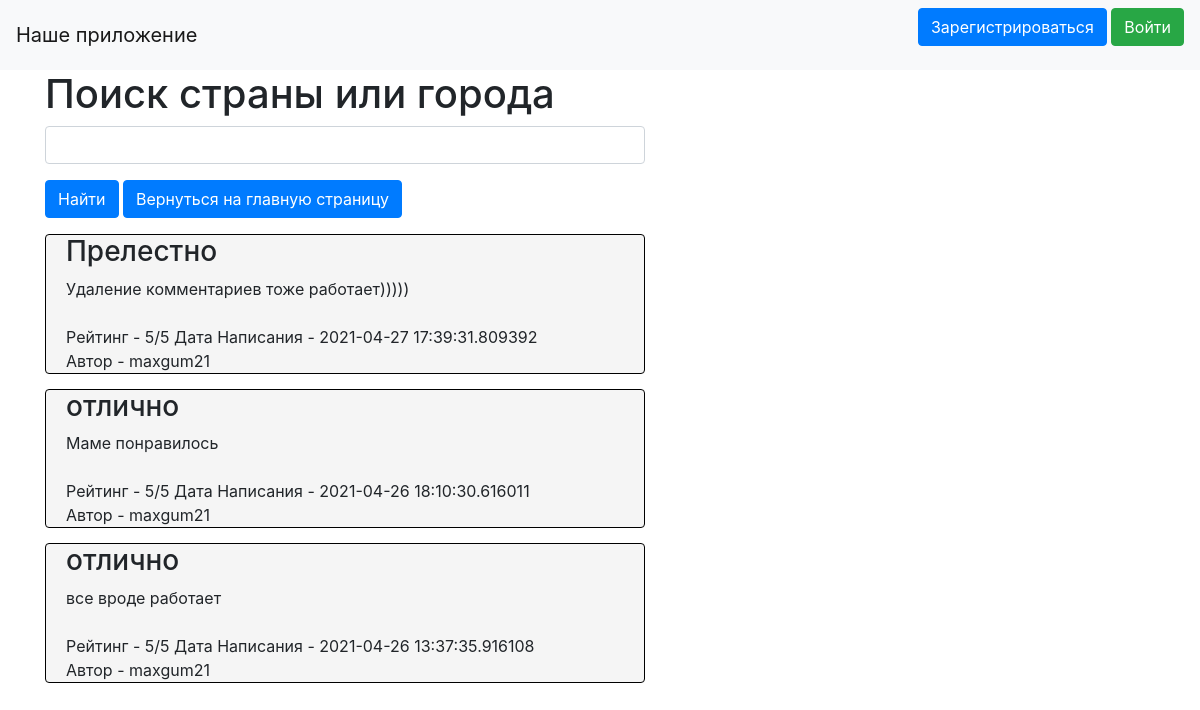
/map_compiler, run on an earlier commit of the app's database.
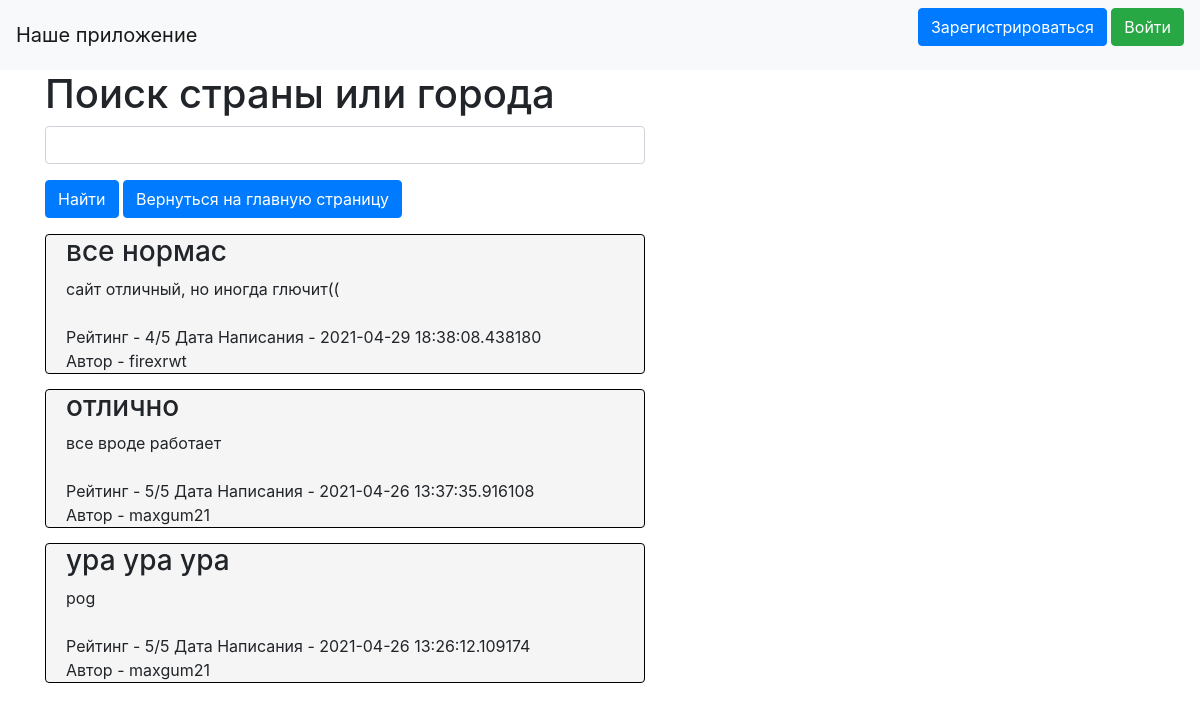
And on a later commit of the database.
### review_db/data/ratings.py (models this page shows, shortened)
class Rating(SqlAlchemyBase, UserMixin, SerializerMixin):
    __tablename__ = 'comments'
    id = sql.Column(sql.Integer, autoincrement=True, primary_key=True)
    comment_top = sql.Column(sql.String, nullable=True)
    comment_bottom = sql.Column(sql.String, nullable=True)
    rating = sql.Column(sql.Integer, nullable=False)
    post_date = sql.Column(sql.DateTime, default=datetime.datetime)
    creator = sql.Column(sql.Integer, sql.ForeignKey("users.id"))
    user = orm.relation('User')

### review_db/data/users.py (models this page shows, shortened)
class User(SqlAlchemyBase, UserMixin, SerializerMixin):
    __tablename__ = 'users'
    id = sql.Column(sql.Integer, autoincrement=True, primary_key=True)
    nickname = sql.Column(sql.String, unique=True, nullable=True)
    email = sql.Column(sql.String, unique=True, index=True, nullable=True)
    name = sql.Column(sql.String, nullable=True)
    hash_password = sql.Column(sql.String, nullable=True)
    comment = orm.relation('Rating', back_populates='user')

### main.py (the view, shortened to what this page needs)
@app.route('/map_compiler', methods=['POST', 'GET'])
def map_compiler():
    form = _MapForms.MapForm()
    country_name = form.country.data
    session = review_session.create_session()
    img_src = None
    message = ''
    flag = False
    comms = list(session.query(ratings.Rating).all())[::-1]
    if form.return_to_main.data:
        return redirect(url_for('main_page'))
    return render_template('map_compiler.html', form=form, title='Поиск страны', flag=flag, img_src=img_src,
                           comments=comms, message=message)

### review_db/data/_MapForms.py
class MapForm(FlaskForm):
    country = StringField('Какую страну вы бы хотели увидеть?')
    submit = SubmitField('Найти')
    return_to_main = SubmitField('Вернуться на главную страницу')

### review_db/data/review_session.py (called while the page is built)
def create_session() -> Session:
    global __factory
    return __factory()

### templates/map_compiler.html (shortened to what this page needs)
{% extends "base.html" %}
{% block content %}
<h1>Поиск страны или города</h1>
<form action="" method="post">
    <p>
        {{ form.country(class="form-control search_bar") }}
    </p>
    <p>
        {{ form.submit(type="submit", class="btn btn-primary") }}
        {{ form.return_to_main(type="submit", class="btn btn-primary") }}
    </p>
    <p>
        {% for item in comments %}
            <div class="col-md6 border rounded">
                <h3 class="comment-offset">{{item.comment_top}}</h3>
                <div class="comment-offset">
                    {{item.comment_bottom}}
                </div> <br>
                <div class="comment-offset">
                    Рейтинг - {{item.rating}}/5 Дата Написания - {{item.post_date}} <br>
                    Автор - {{item.user.nickname}}
                </div>
            </div>
        {% endfor %}
    </p>
</form>
{% endblock %}

### templates/base.html (shortened to what this page needs)
<HTML>
    <HEAD>
        <link rel="stylesheet" href="https://stackpath.bootstrapcdn.com/bootstrap/4.3.1/css/bootstrap.min.css"
>
		<link rel="stylesheet" href="../../static/css/style.css">
    </HEAD>
<BODY>
    <header>
        <nav class="navbar navbar-light bg-light">
            <a class="navbar-brand" href="#">Наше приложение</a>
            {% if current_user.is_authenticated %}
                <a class="navbar-brand" href="/logout">{{ current_user.name }}</a>
            {% else %}
                <p>
                    <a class="btn btn-primary " href="/register">Зарегистрироваться</a>
                    <a class="btn btn-success" href="/login">Войти</a>
                </p>
            {% endif %}
        </nav>
    </header>
    <main role="main" class="container">
    {% block content %}{% endblock %}
     </main>
</BODY>
</HTML>

### static/css/style.css (style rules this page uses)
.col-md6 { margin-top: 15px; width: 600px; background-color: #F5F5F5; }
.border { border-left: 1px solid black!important; border-right: 1px solid black!important; border-top: 1px solid black!important; border-bottom: 1px solid black!important; }
.comment-offset { margin-left: 20px; max-width: 580px; text-overflow: ellipsis; word-break:break-all; }
.search_bar { width: 600px; }

What changed in the data, as far as the page shows it:
removed Rating: comment_top "Прелестно", comment_bottom "Удаление комментариев тоже работает)))))", rating "5", post_date "2021-04-27 17:39:31.809392", user.nickname "maxgum21"
removed Rating: comment_top "отлично", comment_bottom "Маме понравилось", rating "5", post_date "2021-04-26 18:10:30.616011", user.nickname "maxgum21"
added Rating: comment_top "все нормас", comment_bottom "сайт отличный, но иногда глючит((", rating "4", post_date "2021-04-29 18:38:08.438180", user.nickname "firexrwt"
added Rating: comment_top "ура ура ура", comment_bottom "pog", rating "5", post_date "2021-04-26 13:26:12.109174", user.nickname "maxgum21"
